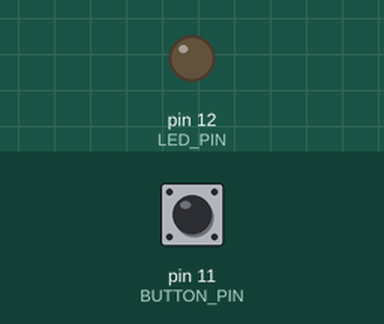
The sketch below on a simulated Arduino Mega 2560, built with avr-gcc and run on an emulated ATmega2560. Parts: output pins drawn as LEDs (lit = HIGH). Dashed ring = blinking. The inputs (shaded band) are chosen by the test bench; at power-on: pin 11 (BUTTON_PIN) HIGH.

Above: at 1.2 s.
1.3 s: pin 11 (BUTTON_PIN) pulled LOW for 3.2 s
At 2.1 s:
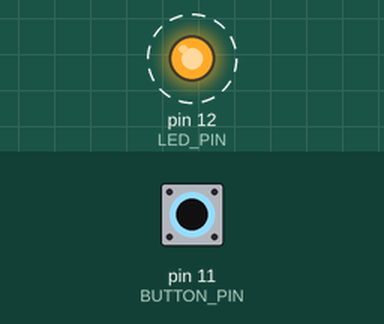
Timing chart, 0 to 5.8 s (numbered marks = the images above; inputs shaded):
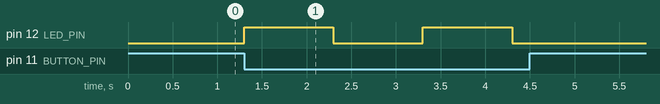

The sketch:

Microcontroller_LEDBlinker.ino
```cpp
//Awaaz Dahal
//My name is Ryland Smith and this is my edit for assignment 14
//Ashton Bloom has added his name to this for Assignment 14
// Rachel Solak -- Assignment #14 comment :)

//Single LED
const int BUTTON_PIN = 11;
const int LED_PIN =  12;
int buttonState = 0;
void setup()
{
  pinMode(LED_PIN, OUTPUT);
  pinMode(BUTTON_PIN, INPUT_PULLUP);
  Serial.begin(9600);
}
void loop()
{
  buttonState = digitalRead(BUTTON_PIN);
  if(buttonState == LOW){        // If button is pressed
    digitalWrite(LED_PIN, HIGH); // turn on LED
	delay(1000);//pause
  	digitalWrite(LED_PIN, LOW);  //turn off led
    delay(1000);
  }
  else
    digitalWrite(LED_PIN, LOW);  // turn off LED
  }
```

Measured:
- after the input at 1.3 s, pin 12 (LED_PIN): alternates HIGH for 1.0 s and LOW for 1.0 s, 4 changes in all, then stays LOW, starting at once
